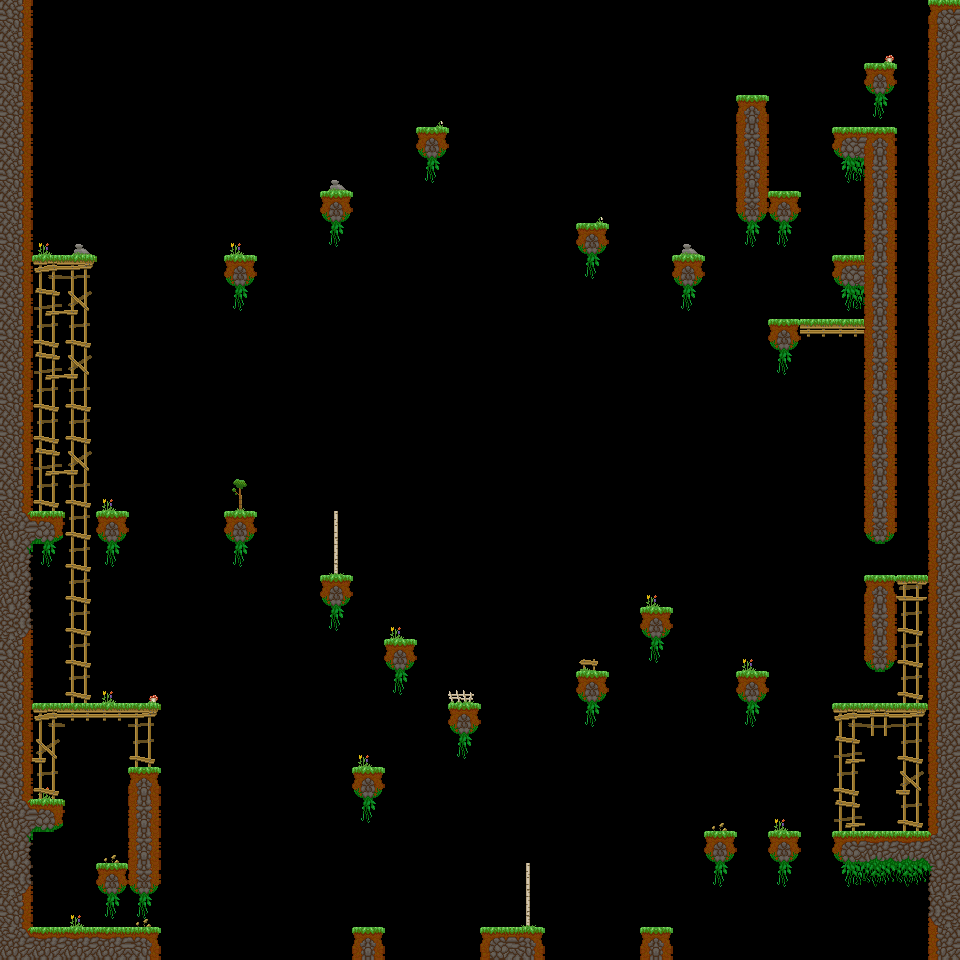

Rendered tile map (Tiled .tmx) drawn with the repository's tilesets; below, a short description and the map source with its tile grids summarised:
An orthogonal 30x30 tile map with 32x32 px tiles, 6 tile layers (background, main, foreground, hidden, ...), 4 tilesets and 161 objects (46x spike, 35x veggie, 16x door, 10x key, 5x piggie, ...).

<map version="1.5" tiledversion="1.7.2" orientation="orthogonal" renderorder="right-down" width="30" height="30" tilewidth="32" tileheight="32" infinite="0" nextlayerid="12" nextobjectid="162">
 <properties>
  <property name="hints" value="several_keys,chest_below" />
  <property name="time_to_beat" value="18.1" />
 </properties>
 <tileset firstgid="1" name="grass_level" tilewidth="33" tileheight="33" spacing="1" margin="1" tilecount="144" columns="16">
  <image source="../../sprites/tilesets/34tile.png" width="544" height="306" />
 </tileset>
 <tileset firstgid="145" name="treetops_big_96" tilewidth="96" tileheight="64" tilecount="2" columns="2">
  <image source="../../sprites/objects/scenery/treetops_big_96.png" width="192" height="64" />
 </tileset>
 <tileset firstgid="147" name="object_tilemap_16" tilewidth="16" tileheight="16" tilecount="12" columns="4">
  <image source="../../sprites/tilesets/object_tilemap_16.png" width="64" height="48" />
 </tileset>
 <tileset firstgid="159" name="object_tilemap_32" tilewidth="32" tileheight="32" tilecount="25" columns="5">
  <image source="../../sprites/tilesets/object_tilemap_32.png" width="160" height="160" />
  <tile id="0">
   <properties>
    <property name="item_no" value="5" />
    <property name="type" value="costume_head" />
   </properties>
  </tile>
  <tile id="1">
   <properties>
    <property name="spawn" value="spawn" />
   </properties>
  </tile>
  <tile id="2">
   <properties>
    <property name="goal" value="goal" />
   </properties>
  </tile>
  <tile id="3">
   <properties>
    <property name="name" value="pig" />
   </properties>
  </tile>
  <tile id="4">
   <properties>
    <property name="direction" value="left" />
    <property name="name" value="walking_enemy" />
   </properties>
  </tile>
 </tileset>
 <layer id="1" name="background" width="30" height="30">
  <properties>
   <property name="background" value="background" />
  </properties>
  <data>[900 cells, 27 non-empty, 10 distinct tile ids]</data>
 </layer>
 <layer id="2" name="main" width="30" height="30">
  <data>[900 cells, 192 non-empty, 32 distinct tile ids]</data>
 </layer>
 <layer id="3" name="foreground" width="30" height="30">
  <properties>
   <property name="foreground" value="foreground" />
  </properties>
  <data>[900 cells, 0 non-empty, 0 distinct tile ids]</data>
 </layer>
 <layer id="4" name="hidden" width="30" height="30">
  <data>[900 cells, 9 non-empty, 2 distinct tile ids]</data>
 </layer>
 <layer id="5" name="hints" width="30" height="30">
  <properties>
   <property name="Hint10" value="you will need several:keys to reach the goal." />
   <property name="Hint9" value="you must reach the:chest from below" />
  </properties>
  <data>[900 cells, 0 non-empty, 0 distinct tile ids]</data>
 </layer>
 <objectgroup color="#e70000" id="6" name="hard-blocks">
  <object id="1" x="736" y="672" width="32" height="32" />
  <object id="2" x="640" y="608" width="32" height="32" />
  <object id="3" x="448" y="704" width="32" height="32" />
  <object id="4" x="384" y="640" width="32" height="32" />
  <object id="5" x="344" y="768" width="40" height="32" />
  <object id="6" x="0" y="928" width="160" height="32" />
  <object id="7" x="128" y="768" width="32" height="128" />
  <object id="8" x="96" y="864" width="32" height="32" />
  <object id="9" x="0" y="0" width="32" height="928" />
  <object id="10" x="32" y="800" width="32" height="32" />
  <object id="11" x="352" y="928" width="32" height="32" />
  <object id="12" x="928" y="0" width="32" height="960" />
  <object id="13" x="864" y="576" width="24" height="96" />
  <object id="14" x="480" y="928" width="64" height="32" />
  <object id="15" x="640" y="928" width="32" height="32" />
  <object id="16" x="704" y="832" width="32" height="32" />
  <object id="17" x="768" y="832" width="32" height="32" />
  <object id="18" x="832" y="832" width="96" height="32" />
  <object id="19" x="320" y="576" width="32" height="32" />
  <object id="20" x="224" y="512" width="32" height="32" />
  <object id="21" x="96" y="512" width="32" height="32" />
  <object id="22" x="672" y="256" width="32" height="32" />
  <object id="23" x="768" y="320" width="32" height="32" />
  <object id="24" x="832" y="256" width="32" height="32" />
  <object id="25" x="576" y="224" width="32" height="32" />
  <object id="26" x="416" y="128" width="32" height="32" />
  <object id="27" x="320" y="192" width="32" height="32" />
  <object id="28" x="224" y="256" width="32" height="32" />
  <object id="29" x="32" y="512" width="32" height="32" />
  <object id="30" x="736" y="96" width="32" height="128" />
  <object id="31" x="832" y="128" width="32" height="32" />
  <object id="32" x="768" y="192" width="32" height="32" />
  <object id="33" x="864" y="384" width="24" height="152" />
  <object id="34" x="864" y="320" width="24" height="24" />
  <object id="35" x="864" y="256" width="24" height="32" />
  <object id="36" x="864" y="192" width="24" height="32" />
  <object id="37" x="864" y="128" width="24" height="40" />
  <object id="38" x="864" y="64" width="32" height="32" />
  <object id="39" x="576" y="672" width="32" height="32" />
 </objectgroup>
 <objectgroup color="#0055ff" id="7" name="soft-blocks">
  <object id="40" x="832" y="704" width="96" height="32" />
  <object id="41" x="32" y="704" width="128" height="32" />
  <object id="42" x="896" y="576" width="32" height="32" />
  <object id="43" x="32" y="256" width="64" height="32" />
  <object id="44" x="800" y="320" width="64" height="32" />
 </objectgroup>
 <layer id="8" name="Tile Layer 6" width="30" height="30">
  <data>[900 cells, 0 non-empty, 0 distinct tile ids]</data>
 </layer>
 <objectgroup id="9" name="treetop_big" />
 <objectgroup id="10" name="objects-16px">
  <object id="45" name="veggie" gid="150" x="192" y="240" width="16" height="16" />
  <object id="46" name="veggie" gid="150" x="160" y="208" width="16" height="16" />
  <object id="47" name="veggie" gid="150" x="472" y="112" width="16" height="16" />
  <object id="48" name="veggie" gid="150" x="504" y="120" width="16" height="16" />
  <object id="49" name="veggie" gid="150" x="536" y="144" width="16" height="16" />
  <object id="50" name="veggie" gid="150" x="560" y="168" width="16" height="16" />
  <object id="51" name="veggie" gid="150" x="576" y="200" width="16" height="16" />
  <object id="52" name="veggie" gid="150" x="776" y="184" width="16" height="16" />
  <object id="53" name="veggie" gid="150" x="872" y="56" width="16" height="16" />
  <object id="54" name="veggie" gid="150" x="776" y="312" width="16" height="16" />
  <object id="55" name="veggie" gid="150" x="40" y="312" width="16" height="16" />
  <object id="56" name="veggie" gid="150" x="40" y="344" width="16" height="16" />
  <object id="57" name="veggie" gid="150" x="40" y="376" width="16" height="16" />
  <object id="58" name="veggie" gid="150" x="40" y="408" width="16" height="16" />
  <object id="59" name="veggie" gid="150" x="40" y="440" width="16" height="16" />
  </objectgroup>
 <objectgroup id="11" name="objects-32px">
  <!-- 26 objects omitted --></objectgroup>
</map>
<!-- 102 of 161 objects omitted -->
